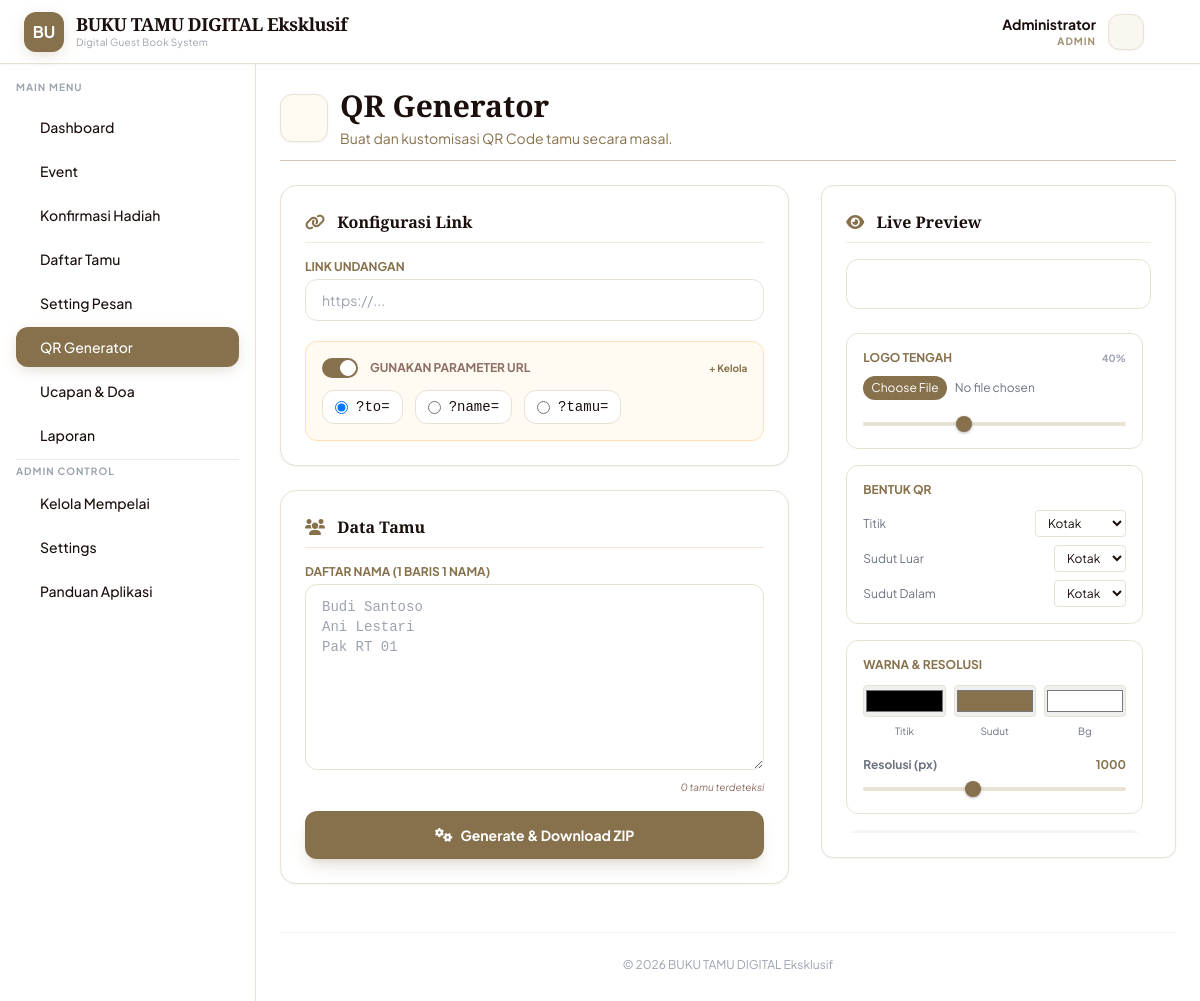
The app's page /qr.php (signed in) with its own data.
### tables this page shows
CREATE TABLE `pengaturan` (
  `id` int(11) NOT NULL AUTO_INCREMENT,
  `app_name` varchar(100) DEFAULT 'Buku Tamu Wedding',
  `logo_text` varchar(20) DEFAULT 'BT',
  `logo_dashboard` varchar(255) DEFAULT '',
  `copyright` varchar(255) DEFAULT '© 2026',
  `hero_title` varchar(255) DEFAULT 'The Wedding Of',
  `hero_desc` text DEFAULT NULL,
  `hero_img` varchar(255) DEFAULT '',
  `btn_text` varchar(50) DEFAULT 'Info Acara',
  `btn_link` varchar(255) DEFAULT '#',
  `bg_mode` varchar(20) DEFAULT 'image',
  `bg_youtube_url` varchar(255) DEFAULT '',
  `bg_img` varchar(255) DEFAULT '',
  `timezone` varchar(50) DEFAULT 'Asia/Jakarta',
  `language` varchar(10) DEFAULT 'id',
  `speed_timer` int(11) DEFAULT 10,
  `color_start` varchar(20) DEFAULT '#4F46E5',
  `color_end` varchar(20) DEFAULT '#000000',
  `color_text` varchar(20) DEFAULT '#FFFFFF',
  `delay_welcome` int(11) DEFAULT 5,
  `delay_gathering` int(11) DEFAULT 5,
  `looping_overlay` tinyint(1) DEFAULT 0,
  `looping_overlay_timer` int(11) DEFAULT 10,
  `animasi_out` varchar(50) DEFAULT 'Fade',
  `animasi_duration` int(11) DEFAULT 1000,
  `welcome_text` text DEFAULT NULL,
  `welcome_bg_color` varchar(20) DEFAULT '#ffffff',
  `welcome_font_color` varchar(20) DEFAULT '#000000',
  `welcome_font` varchar(50) DEFAULT 'Poppins',
  `size_acara` int(11) DEFAULT 20,
  `size_welcome` int(11) DEFAULT 40,
  `size_tamu` int(11) DEFAULT 60,
  `size_tanggal` int(11) DEFAULT 16,
  `size_lokasi` int(11) DEFAULT 16,
  `size_waktu` int(11) DEFAULT 16,
  `show_acara` tinyint(1) DEFAULT 1,
  `show_kategori` tinyint(1) DEFAULT 1,
  `show_tanggal` tinyint(1) DEFAULT 1,
  `show_lokasi` tinyint(1) DEFAULT 1,
  `show_waktu` tinyint(1) DEFAULT 1,
  `wa_template` text DEFAULT NULL,
  `broadcast_link` varchar(255) DEFAULT '',
  `broadcast_param_id` int(11) DEFAULT NULL,
  `import_info_text` text DEFAULT NULL,
  `show_frame` tinyint(1) DEFAULT 0,
  `frame_img` varchar(255) DEFAULT '',
  `show_logo` tinyint(1) DEFAULT 1,
  `show_running_text` tinyint(1) DEFAULT 1,
  PRIMARY KEY (`id`)
);

CREATE TABLE `master_broadcast_params` (
  `id` int(11) NOT NULL AUTO_INCREMENT,
  `param_key` varchar(50) NOT NULL,
  PRIMARY KEY (`id`)
);

### qr.php (the view, shortened to what the rows shown need)
<?php
require 'koneksi.php';
$query_setting = mysqli_query($koneksi, "SELECT * FROM pengaturan LIMIT 1");
$config = mysqli_fetch_assoc($query_setting);
$master_params = mysqli_query($koneksi, "SELECT * FROM master_broadcast_params");
?>
<!DOCTYPE html>
<html lang="id">
<head>
    <script src="https://cdn.tailwindcss.com"></script>
    <link rel="stylesheet" href="https://cdnjs.cloudflare.com/ajax/libs/font-awesome/6.0.0/css/all.min.css">
</head>
<body class="text-[#1a0f0d]" style="background-color:#ffffff; background-image:url('https://www.transparenttextures.com/patterns/cream-paper.png');">
    <?php if(file_exists('sidebar.php')) include 'sidebar.php'; ?>
    <main class="md:ml-64 p-4 lg:p-6 relative">
        <div class="max-w-7xl mx-auto">
            <div class="mb-5 lg:mb-6 border-b border-[#d1c7b7] pb-3 no-print">
                <div class="flex flex-col md:flex-row justify-between items-start md:items-end gap-4">
                    <div class="flex items-center gap-3">
                        <div>
                            <h1 class="text-2xl lg:text-3xl font-bold text-[#1a0f0d] font-serif">QR Generator</h1>
                        </div>
                    </div>
                </div>
            </div>
            <div class="grid grid-cols-1 lg:grid-cols-12 gap-8 items-start">
                <div class="lg:col-span-7 space-y-6">
                    <div class="bg-white p-6 rounded-2xl shadow-sm border border-[#e8e1d5]">
                        <div class="bg-[#fffbf2] p-4 rounded-xl border border-[#ffe0b2]">
                            <div id="paramOptions" class="transition-all duration-300">
                                <div class="flex flex-wrap gap-3">
                                    <?php
                                    mysqli_data_seek($master_params, 0);
                                    $first = true;
                                    while($p = mysqli_fetch_assoc($master_params)):
                                    ?>
                                    <label class="flex items-center gap-2 cursor-pointer bg-white px-3 py-1.5 rounded-xl border border-[#e8e1d5] hover:border-[#87714c] transition">
                                        <input type="radio" name="custom_param_name" value="<?= $p['param_key'] ?>" class="text-[#87714c] focus:ring-[#87714c]" <?= $first ? 'checked' : '' ?>>
                                        <span class="text-sm font-mono text-[#1a0f0d]">?<?= $p['param_key'] ?>=</span>
                                    </label>
                                    <?php $first = false; endwhile; ?>
                                </div>
                            </div>
                        </div>
                    </div>
                </div>
                <div class="lg:col-span-5 space-y-6">
                </div>
            </div>
            <footer class="mt-12 mb-6 text-center text-xs text-gray-400 border-t border-gray-100 pt-6">
                <?= $config_global['copyright'] ?? $config['copyright'] ?? '© ' . date('Y') . ' BUKU TAMU DIGITAL Eksklusif' ?>
            </footer>
        </div>
    </main>
</body>
</html>

### sidebar.php (shortened to what the rows shown need)
<?php
$page = basename($_SERVER['PHP_SELF']);
$role = $_SESSION['role'] ?? 'mempelai';
$home_url = 'dashboard.php';
$logo_path = 'assets/' . ($config['logo_dashboard'] ?? '');
$has_logo  = !empty($config['logo_dashboard']) && file_exists($logo_path);
?>
<nav class="bg-white border-b border-[#e8e1d5] fixed w-full z-40 top-0 h-16 transition-all shadow-sm">
    <div class="px-4 lg:px-6 flex justify-between items-center h-full">
        <a href="<?= $home_url ?>" class="flex items-center gap-3 hover:opacity-80 transition group">
            <?php if($has_logo): ?>
                <img src="<?= $logo_path ?>" alt="Logo App" class="w-9 h-9 md:w-10 md:h-10 object-contain bg-white rounded-xl shadow-sm border border-[#e8e1d5] p-0.5 group-hover:scale-105 transition-transform">
            <?php else: ?>
                <div class="bg-gold text-white w-9 h-9 md:w-10 md:h-10 rounded-xl flex items-center justify-center font-bold text-sm md:text-base shadow-gold group-hover:scale-105 transition-transform">
                    <?= substr($config['app_name'] ?? 'BT', 0, 2) ?>
                </div>
            <?php endif; ?>
            <div class="flex flex-col">
                <span class="font-serif font-bold text-lg text-brown tracking-tight leading-tight">
                    <?= $config['app_name'] ?? 'GuestBook' ?>
                </span>
                <span class="text-[10px] text-gray-400 hidden md:block tracking-wide">Digital Guest Book System</span>
            </div>
        </a>
        <div class="flex items-center gap-3">
            <div class="text-right hidden md:block">
                <p class="text-sm font-bold text-brown"><?= $_SESSION['nama_lengkap'] ?? 'Admin' ?></p>
                <p class="text-[10px] text-gold uppercase tracking-widest font-bold opacity-80"><?= $role ?></p>
            </div>
            <a href="profil.php" class="w-9 h-9 bg-[#faf7f0] text-[#87714c] rounded-xl flex items-center justify-center border border-[#e8e1d5] hover:bg-[#87714c] hover:text-white transition shadow-sm" title="Profil Saya">
            </a>
            <a href="#" onclick="confirmLogout(event)" class="text-gray-400 hover:text-red-500 transition ml-1 p-2 hidden md:block" title="Keluar">
            </a>
        </div>
    </div>
</nav>
<aside class="hidden md:block w-64 bg-white border-r border-[#e8e1d5] fixed h-full left-0 top-16 overflow-y-auto z-30 pb-20 scrollbar-hide">
    <div class="p-4">
        <p class="text-[10px] font-bold text-gray-400 uppercase tracking-widest mb-3">Main Menu</p>
        <nav class="space-y-1">
            <a href="dashboard.php" class="flex items-center gap-3 px-3 py-2.5 rounded-xl font-medium transition-all <?= ($page == 'dashboard.php') ? 'bg-gold text-white shadow-gold' : 'text-brown hover-cream hover:text-gold' ?>">
                <iconify-icon icon="solar:widget-3-bold-duotone" class="text-xl"></iconify-icon> <span class="text-sm">Dashboard</span>
            </a>
            <a href="event.php" class="flex items-center gap-3 px-3 py-2.5 rounded-xl font-medium transition-all <?= ($page == 'event.php') ? 'bg-gold text-white shadow-gold' : 'text-brown hover-cream hover:text-gold' ?>">
                <iconify-icon icon="solar:calendar-date-bold-duotone" class="text-xl"></iconify-icon> <span class="text-sm">Event</span>
            </a>
            <a href="hadiah.php" class="flex items-center gap-3 px-3 py-2.5 rounded-xl font-medium transition-all <?= ($page == 'hadiah.php') ? 'bg-gold text-white shadow-gold' : 'text-brown hover-cream hover:text-gold' ?>">
                <iconify-icon icon="solar:gift-bold-duotone" class="text-xl"></iconify-icon> <span class="text-sm">Konfirmasi Hadiah</span>
            </a>
            <a href="tamu.php" class="flex items-center gap-3 px-3 py-2.5 rounded-xl font-medium transition-all <?= ($page == 'tamu.php') ? 'bg-gold text-white shadow-gold' : 'text-brown hover-cream hover:text-gold' ?>">
                <iconify-icon icon="solar:users-group-rounded-bold-duotone" class="text-xl"></iconify-icon> <span class="text-sm">Daftar Tamu</span>
            </a>
            <a href="broadcast.php" class="flex items-center gap-3 px-3 py-2.5 rounded-xl font-medium transition-all <?= ($page == 'broadcast.php') ? 'bg-gold text-white shadow-gold' : 'text-brown hover-cream hover:text-gold' ?>">
                <iconify-icon icon="solar:mailbox-bold-duotone" class="text-xl"></iconify-icon> <span class="text-sm">Setting Pesan</span>
            </a>
            <a href="qr.php" class="flex items-center gap-3 px-3 py-2.5 rounded-xl font-medium transition-all <?= ($page == 'qr.php') ? 'bg-gold text-white shadow-gold' : 'text-brown hover-cream hover:text-gold' ?>">
                <iconify-icon icon="solar:qr-code-bold-duotone" class="text-xl"></iconify-icon> <span class="text-sm">QR Generator</span>
            </a>
            <a href="ucapan.php" class="flex items-center gap-3 px-3 py-2.5 rounded-xl font-medium transition-all <?= ($page == 'ucapan.php') ? 'bg-gold text-white shadow-gold' : 'text-brown hover-cream hover:text-gold' ?>">
                <iconify-icon icon="solar:chat-round-dots-bold-duotone" class="text-xl"></iconify-icon> <span class="text-sm">Ucapan & Doa</span>
            </a>
            <a href="report.php" class="flex items-center gap-3 px-3 py-2.5 rounded-xl font-medium transition-all <?= ($page == 'report.php') ? 'bg-gold text-white shadow-gold' : 'text-brown hover-cream hover:text-gold' ?>">
                <iconify-icon icon="solar:chart-bold-duotone" class="text-xl"></iconify-icon> <span class="text-sm">Laporan</span>
            </a>
            <?php if($role == 'admin'): ?>
            <hr class="my-3 border-[#f0ebe3]">
            <p class="text-[10px] font-bold text-gray-400 uppercase tracking-widest mb-2">Admin Control</p>
            <a href="kelola_mempelai.php" class="flex items-center gap-3 px-3 py-2.5 rounded-xl font-medium transition-all <?= ($page == 'kelola_mempelai.php') ? 'bg-gold text-white shadow-gold' : 'text-brown hover-cream hover:text-gold' ?>">
                <iconify-icon icon="solar:heart-bold-duotone" class="text-xl text-pink-400"></iconify-icon> <span class="text-sm">Kelola Mempelai</span>
            </a>
            <a href="pengaturan.php" class="flex items-center gap-3 px-3 py-2.5 rounded-xl font-medium transition-all <?= ($page == 'pengaturan.php') ? 'bg-gold text-white shadow-gold' : 'text-brown hover-cream hover:text-gold' ?>">
                <iconify-icon icon="solar:settings-bold-duotone" class="text-xl"></iconify-icon> <span class="text-sm">Settings</span>
            </a>
            <?php endif; ?>
            <a href="petunjuk.php" class="flex items-center gap-3 px-3 py-2.5 rounded-xl font-medium transition-all <?= ($page == 'petunjuk.php') ? 'bg-gold text-white shadow-gold' : 'text-brown hover-cream hover:text-gold' ?>">
                <iconify-icon icon="solar:info-square-bold-duotone" class="text-xl"></iconify-icon> <span class="text-sm">Panduan Aplikasi</span>
            </a>
        </nav>
    </div>
</aside>

### records on screen
pengaturan: app_name "BU", app_name "BUKU TAMU DIGITAL Eksklusif", copyright "© 2026 BUKU TAMU DIGITAL Eksklusif"
master_broadcast_params: param_key "to"
master_broadcast_params: param_key "name"
master_broadcast_params: param_key "tamu"

### other values on screen
$_SESSION['nama_lengkap'] "Administrator"
$role "ADMIN"
